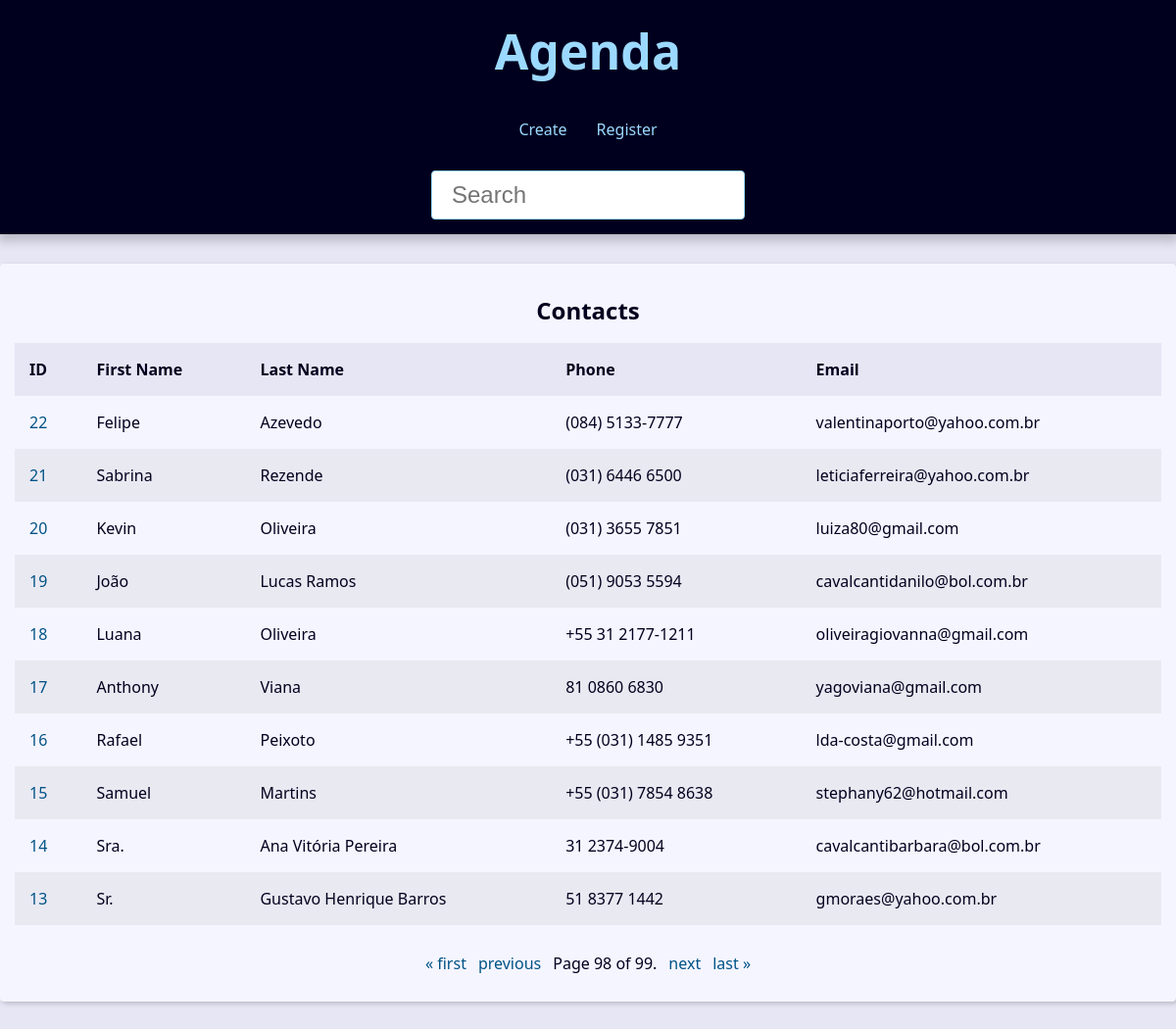
Screenshot of /?page=98&q= with the database file from the repository.
### contact/models.py (models this page shows, shortened)
class contact(models.Model):
    first_name = models.CharField(max_length=20)
    last_name = models.CharField(max_length=20)
    phone = models.CharField(max_length=15,verbose_name='Telefone')
    email = models.EmailField(max_length=254, blank=True)
    created_date = models.DateTimeField(default=timezone.now)
    description = models.TextField(blank=True)
    show = models.BooleanField(default=True)
    picture = models.ImageField(blank=True, upload_to='pictures/%Y/%m/')
    category = models.ForeignKey(Category, on_delete=models.SET_NULL,blank=True, null=True)
    owner = models.ForeignKey(User, on_delete=models.SET_NULL,blank=True, null=True)

### contact/views/contact_views.py (the view)
# urls.py: path('', views.index, name='index'),
def index(request):
    contacts = contact.objects.filter(show=True).order_by('-id')
    paginator = Paginator(contacts,10)
    page_number = request.GET.get("page")
    page_obj = paginator.get_page(page_number)
    context = {
        'page_obj' : page_obj,
        'site_nome' : 'Contatos - '
    }
    return render(request,
                'contact/index.html',
                context,
                )

### contact/templates/contact/index.html (shortened to what this page needs)
{% extends "base.html" %}
{% block content %}
{% if page_obj %}
    <div class="responsive-table">
            <table class="contacts-table">
                <caption class="table-caption">
                    Contacts
                </caption>
                <thead>
                    <tr class="table-row table-row-header">
                        <th class="table-header">ID</th>
                        <th class="table-header">First Name</th>
                        <th class="table-header">Last Name</th>
                        <th class="table-header">Phone</th>
                        <th class="table-header">Email</th>
                    </tr>
                </thead>
                <tbody>
                    {% for contact in page_obj %}
                        <tr class="table-row">
                            <td class="table-cel">
                            <a href="{% url 'contact:contatos' contact.id %}" class="table-link">
                                {{contact.id}}
                            </a>
                            </td>
                            <td class="table-cel">
                                {{contact.first_name}}
                            </td>
                            <td class="table-cel">
                                {{contact.last_name}}
                            </td>
                            <td class="table-cel">
                                {{contact.phone}}
                            </td>
                            <td class="table-cel">
                                {{contact.email}}
                            </td>
                        </tr>
                    {% endfor %}
                </tbody>
            </table>
        </div>
{% else %}
<div class="sigle-contact">
    <h1 class="single-contact-name">
        Nenhum contato encontrado!
    </h1>
</div>
{% endif %}
{% endblock content %}

### base/static/global/css/style.css (style rules this page uses)
:root { --spacing: 1.5rem; --link-dark-color: rgb(0, 83, 134); --link-light-color: rgb(156, 217, 255); --clr-white: rgb(245, 245, 255); --clr-black: rgb(0, 0, 30); --clr-light-gray: rgb(230, 230, 245); --clr-dark-shadow-5: rgba(0, 0, 10, 5%); --clr-dark-shadow-10: rgba(0, 0, 10, 10%); --clr-dark-shadow-20: rgba(0, 0, 10, 20%); --clr-light-shadow-5: rgba(200, 200, 255, 5%); --clr-light-shadow-10: rgba(200, 200, 255, 10%); --clr-light-shadow-20: rgba(200, 200, 255, 20%); --main-page-width: 120rem; --table-min-width: 60rem; --biggest-font-size: 5rem; --bigger-font-size: 4rem; --big-font-size: 3.2rem; --medium-font-size: 2.4rem; --small-font-size: 1.6rem; --smaller-font-size: 1.4rem; --smallest-font-size: 1.2rem; --transition-fast: 300ms; --transition-medium: 600ms; --transition-slow: 1s; --default-border-radius: 4px; }
*, *::before, *::after { margin: 0; padding: 0; box-sizing: border-box; }
html { font-size: 62.5%; }
body { font-family: system-ui, -apple-system, BlinkMacSystemFont, 'Segoe UI', Roboto, Oxygen, Ubuntu, Cantarell, 'Open Sans', 'Helvetica Neue', sans-serif; line-height: 1.5; font-size: var(--small-font-size); color: var(--clr-black); -webkit-font-smoothing: antialiased; background: var(--clr-light-gray); }
.responsive-table { width: 100%; overflow-x: auto; }
.contacts-table { width: 100%; min-width: var(--table-min-width); border-collapse: collapse; }
.table-caption { font-size: var(--medium-font-size); font-weight: bold; padding: var(--spacing); }
.table-row { text-align: left; text-overflow: ellipsis; transition: background-color var(--transition-fast) ease-in-out; }
.table-row:nth-of-type(2n) { background: var(--clr-dark-shadow-5); }
.table-row-header { background: var(--clr-light-gray); color: var(--clr-black); }
.table-cel, .table-header { padding: var(--spacing); }
.table-link { color: var(--link-dark-color); transition: color var(--transition-fast) ease-in-out; text-decoration: none; }

### rows the page displays
contact: id "22", first_name "Felipe", last_name "Azevedo", phone "(084) 5133-7777", email "valentinaporto@yahoo.com.br"
contact: id "21", first_name "Sabrina", last_name "Rezende", phone "(031) 6446 6500", email "leticiaferreira@yahoo.com.br"
contact: id "20", first_name "Kevin", last_name "Oliveira", phone "(031) 3655 7851", email "luiza80@gmail.com"
contact: id "19", first_name "João", last_name "Lucas Ramos", phone "(051) 9053 5594", email "cavalcantidanilo@bol.com.br"
contact: id "18", first_name "Luana", last_name "Oliveira", phone "+55 31 2177-1211", email "oliveiragiovanna@gmail.com"
contact: id "17", first_name "Anthony", last_name "Viana", phone "81 0860 6830", email "yagoviana@gmail.com"
contact: id "16", first_name "Rafael", last_name "Peixoto", phone "+55 (031) 1485 9351", email "lda-costa@gmail.com"
contact: id "15", first_name "Samuel", last_name "Martins", phone "+55 (031) 7854 8638", email "stephany62@hotmail.com"
contact: id "14", first_name "Sra.", last_name "Ana Vitória Pereira", phone "31 2374-9004", email "cavalcantibarbara@bol.com.br"
contact: id "13", first_name "Sr.", last_name "Gustavo Henrique Barros", phone "51 8377 1442", email "gmoraes@yahoo.com.br"

### other values shown
{{ page_obj.number }} "98"
{{ page_obj.paginator.num_pages }} "99"
